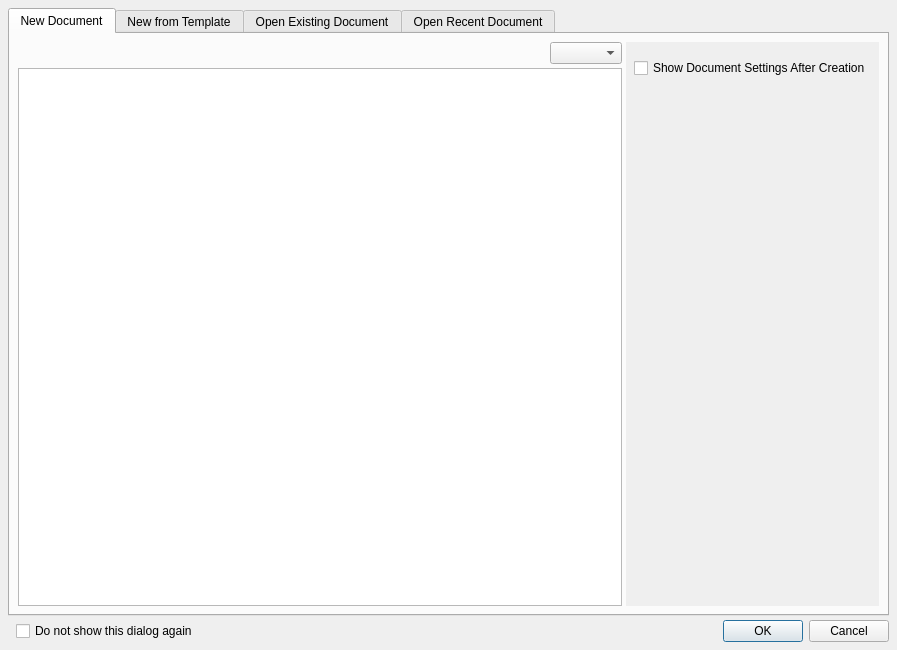
<?xml version="1.0" encoding="UTF-8"?>
<ui version="4.0">
 <class>newDocDialog</class>
 <widget class="QDialog" name="newDocDialog">
  <property name="geometry">
   <rect>
    <x>0</x>
    <y>0</y>
    <width>897</width>
    <height>650</height>
   </rect>
  </property>
  <property name="windowTitle">
   <string>Dialog</string>
  </property>
  <layout class="QVBoxLayout" name="verticalLayout">
   <property name="spacing">
    <number>4</number>
   </property>
   <property name="leftMargin">
    <number>8</number>
   </property>
   <property name="topMargin">
    <number>8</number>
   </property>
   <property name="rightMargin">
    <number>8</number>
   </property>
   <property name="bottomMargin">
    <number>8</number>
   </property>
   <item>
    <widget class="QTabWidget" name="tabWidget">
     <property name="currentIndex">
      <number>0</number>
     </property>
     <property name="tabBarAutoHide">
      <bool>true</bool>
     </property>
     <widget class="QWidget" name="tab">
      <attribute name="title">
       <string>New Document</string>
      </attribute>
      <layout class="QHBoxLayout" name="horizontalLayout_7">
       <property name="spacing">
        <number>4</number>
       </property>
       <property name="leftMargin">
        <number>8</number>
       </property>
       <property name="topMargin">
        <number>8</number>
       </property>
       <property name="rightMargin">
        <number>8</number>
       </property>
       <property name="bottomMargin">
        <number>8</number>
       </property>
       <item>
        <layout class="QVBoxLayout" name="verticalLayout_5">
         <property name="spacing">
          <number>4</number>
         </property>
         <item>
          <layout class="QHBoxLayout" name="horizontalLayout_8">
           <property name="spacing">
            <number>4</number>
           </property>
           <item>
            <widget class="PageSizeSelector" name="pageSizeSelector" native="true">
             <property name="toolTip">
              <string>Page preset categories</string>
             </property>
            </widget>
           </item>
           <item>
            <spacer name="horizontalSpacer_4">
             <property name="orientation">
              <enum>Qt::Orientation::Horizontal</enum>
             </property>
             <property name="sizeHint" stdset="0">
              <size>
               <width>16</width>
               <height>0</height>
              </size>
             </property>
            </spacer>
           </item>
           <item>
            <widget class="QComboBox" name="comboSortSizes">
             <property name="toolTip">
              <string>Sort page list</string>
             </property>
            </widget>
           </item>
          </layout>
         </item>
         <item>
          <widget class="PageSizeList" name="listPageFormats"/>
         </item>
        </layout>
       </item>
       <item>
        <widget class="QScrollArea" name="scrollArea">
         <property name="sizePolicy">
          <sizepolicy hsizetype="Preferred" vsizetype="Expanding">
           <horstretch>0</horstretch>
           <verstretch>0</verstretch>
          </sizepolicy>
         </property>
         <property name="frameShape">
          <enum>QFrame::Shape::NoFrame</enum>
         </property>
         <property name="sizeAdjustPolicy">
          <enum>QAbstractScrollArea::SizeAdjustPolicy::AdjustToContents</enum>
         </property>
         <property name="widgetResizable">
          <bool>true</bool>
         </property>
         <widget class="QWidget" name="scrollAreaWidgetContents">
          <property name="geometry">
           <rect>
            <x>0</x>
            <y>0</y>
            <width>267</width>
            <height>564</height>
           </rect>
          </property>
          <layout class="QVBoxLayout" name="verticalLayout_7">
           <property name="spacing">
            <number>0</number>
           </property>
           <property name="leftMargin">
            <number>0</number>
           </property>
           <property name="topMargin">
            <number>0</number>
           </property>
           <property name="rightMargin">
            <number>0</number>
           </property>
           <property name="bottomMargin">
            <number>8</number>
           </property>
           <item>
            <widget class="SectionContainer" name="sectionPreview">
             <property name="title" stdset="0">
              <string>Preview</string>
             </property>
             <widget class="QWidget" name="page_5">
              <layout class="QVBoxLayout" name="verticalLayout_4">
               <property name="spacing">
                <number>0</number>
               </property>
               <property name="leftMargin">
                <number>0</number>
               </property>
               <property name="topMargin">
                <number>0</number>
               </property>
               <property name="rightMargin">
                <number>0</number>
               </property>
               <property name="bottomMargin">
                <number>0</number>
               </property>
               <item>
                <widget class="PageSizePreview" name="pagePreview" native="true">
                 <property name="minimumSize">
                  <size>
                   <width>120</width>
                   <height>120</height>
                  </size>
                 </property>
                </widget>
               </item>
              </layout>
             </widget>
            </widget>
           </item>
           <item>
            <widget class="SectionContainer" name="sectionDocument">
             <property name="title" stdset="0">
              <string>Document</string>
             </property>
             <widget class="QWidget" name="page">
              <layout class="QVBoxLayout" name="verticalLayout_6">
               <property name="spacing">
                <number>4</number>
               </property>
               <property name="leftMargin">
                <number>8</number>
               </property>
               <property name="topMargin">
                <number>8</number>
               </property>
               <property name="rightMargin">
                <number>8</number>
               </property>
               <property name="bottomMargin">
                <number>8</number>
               </property>
               <item>
                <layout class="QGridLayout" name="gridLayout">
                 <item row="0" column="3">
                  <widget class="QComboBox" name="unitOfMeasureComboBox"/>
                 </item>
                 <item row="0" column="4">
                  <spacer name="horizontalSpacer_8">
                   <property name="orientation">
                    <enum>Qt::Orientation::Horizontal</enum>
                   </property>
                   <property name="sizeHint" stdset="0">
                    <size>
                     <width>0</width>
                     <height>0</height>
                    </size>
                   </property>
                  </spacer>
                 </item>
                 <item row="0" column="2">
                  <spacer name="horizontalSpacer_5">
                   <property name="orientation">
                    <enum>Qt::Orientation::Horizontal</enum>
                   </property>
                   <property name="sizeType">
                    <enum>QSizePolicy::Policy::Fixed</enum>
                   </property>
                   <property name="sizeHint" stdset="0">
                    <size>
                     <width>16</width>
                     <height>0</height>
                    </size>
                   </property>
                  </spacer>
                 </item>
                 <item row="1" column="1">
                  <widget class="ScrSpinBox" name="heightSpinBox"/>
                 </item>
                 <item row="0" column="1">
                  <widget class="ScrSpinBox" name="widthSpinBox"/>
                 </item>
                 <item row="1" column="0">
                  <widget class="QLabel" name="label_2">
                   <property name="text">
                    <string>&amp;H:</string>
                   </property>
                   <property name="alignment">
                    <set>Qt::AlignmentFlag::AlignRight|Qt::AlignmentFlag::AlignTrailing|Qt::AlignmentFlag::AlignVCenter</set>
                   </property>
                   <property name="buddy">
                    <cstring>heightSpinBox</cstring>
                   </property>
                  </widget>
                 </item>
                 <item row="0" column="0">
                  <widget class="QLabel" name="label">
                   <property name="text">
                    <string>&amp;W:</string>
                   </property>
                   <property name="alignment">
                    <set>Qt::AlignmentFlag::AlignRight|Qt::AlignmentFlag::AlignTrailing|Qt::AlignmentFlag::AlignVCenter</set>
                   </property>
                   <property name="buddy">
                    <cstring>widthSpinBox</cstring>
                   </property>
                  </widget>
                 </item>
                </layout>
               </item>
               <item>
                <layout class="QHBoxLayout" name="horizontalLayout_12" stretch="0,0,0,0,0,1">
                 <item>
                  <widget class="FormWidget" name="pageCountLabel">
                   <property name="sizePolicy">
                    <sizepolicy hsizetype="Preferred" vsizetype="Minimum">
                     <horstretch>0</horstretch>
                     <verstretch>0</verstretch>
                    </sizepolicy>
                   </property>
                   <property name="label" stdset="0">
                    <string>Pages</string>
                   </property>
                   <layout class="QHBoxLayout" name="horizontalLayout_2">
                    <property name="leftMargin">
                     <number>0</number>
                    </property>
                    <property name="topMargin">
                     <number>0</number>
                    </property>
                    <property name="rightMargin">
                     <number>0</number>
                    </property>
                    <property name="bottomMargin">
                     <number>0</number>
                    </property>
                    <item>
                     <widget class="QSpinBox" name="pageCountSpinBox"/>
                    </item>
                   </layout>
                  </widget>
                 </item>
                 <item>
                  <spacer name="horizontalSpacer_10">
                   <property name="orientation">
                    <enum>Qt::Orientation::Horizontal</enum>
                   </property>
                   <property name="sizeType">
                    <enum>QSizePolicy::Policy::Fixed</enum>
                   </property>
                   <property name="sizeHint" stdset="0">
                    <size>
                     <width>16</width>
                     <height>0</height>
                    </size>
                   </property>
                  </spacer>
                 </item>
                 <item>
                  <widget class="FormWidget" name="orientationLabel">
                   <property name="sizePolicy">
                    <sizepolicy hsizetype="Preferred" vsizetype="Minimum">
                     <horstretch>0</horstretch>
                     <verstretch>0</verstretch>
                    </sizepolicy>
                   </property>
                   <property name="label" stdset="0">
                    <string>Orientation</string>
                   </property>
                   <layout class="QHBoxLayout" name="horizontalLayout_4">
                    <property name="spacing">
                     <number>4</number>
                    </property>
                    <property name="leftMargin">
                     <number>0</number>
                    </property>
                    <property name="topMargin">
                     <number>0</number>
                    </property>
                    <property name="rightMargin">
                     <number>0</number>
                    </property>
                    <property name="bottomMargin">
                     <number>0</number>
                    </property>
                    <item>
                     <spacer name="horizontalSpacer_3">
                      <property name="orientation">
                       <enum>Qt::Orientation::Horizontal</enum>
                      </property>
                      <property name="sizeHint" stdset="0">
                       <size>
                        <width>0</width>
                        <height>0</height>
                       </size>
                      </property>
                     </spacer>
                    </item>
                    <item>
                     <widget class="QToolButton" name="buttonVertical">
                      <property name="text">
                       <string/>
                      </property>
                      <property name="checkable">
                       <bool>true</bool>
                      </property>
                      <property name="checked">
                       <bool>true</bool>
                      </property>
                      <property name="autoExclusive">
                       <bool>true</bool>
                      </property>
                     </widget>
                    </item>
                    <item>
                     <widget class="QToolButton" name="buttonHorizontal">
                      <property name="text">
                       <string/>
                      </property>
                      <property name="checkable">
                       <bool>true</bool>
                      </property>
                      <property name="autoExclusive">
                       <bool>true</bool>
                      </property>
                     </widget>
                    </item>
                    <item>
                     <spacer name="horizontalSpacer_9">
                      <property name="orientation">
                       <enum>Qt::Orientation::Horizontal</enum>
                      </property>
                      <property name="sizeHint" stdset="0">
                       <size>
                        <width>0</width>
                        <height>0</height>
                       </size>
                      </property>
                     </spacer>
                    </item>
                   </layout>
                  </widget>
                 </item>
                 <item>
                  <spacer name="horizontalSpacer_7">
                   <property name="orientation">
                    <enum>Qt::Orientation::Horizontal</enum>
                   </property>
                   <property name="sizeType">
                    <enum>QSizePolicy::Policy::Fixed</enum>
                   </property>
                   <property name="sizeHint" stdset="0">
                    <size>
                     <width>16</width>
                     <height>0</height>
                    </size>
                   </property>
                  </spacer>
                 </item>
                 <item>
                  <widget class="FormWidget" name="pageLayoutLabel">
                   <property name="sizePolicy">
                    <sizepolicy hsizetype="Preferred" vsizetype="Minimum">
                     <horstretch>0</horstretch>
                     <verstretch>0</verstretch>
                    </sizepolicy>
                   </property>
                   <property name="label" stdset="0">
                    <string>Layout</string>
                   </property>
                   <layout class="QHBoxLayout" name="horizontalLayout_9">
                    <property name="leftMargin">
                     <number>0</number>
                    </property>
                    <property name="topMargin">
                     <number>0</number>
                    </property>
                    <property name="rightMargin">
                     <number>0</number>
                    </property>
                    <property name="bottomMargin">
                     <number>0</number>
                    </property>
                    <item>
                     <layout class="QHBoxLayout" name="horizontalLayout_10">
                      <item>
                       <widget class="QToolButton" name="buttonSinglePage">
                        <property name="text">
                         <string/>
                        </property>
                        <property name="checkable">
                         <bool>true</bool>
                        </property>
                       </widget>
                      </item>
                      <item>
                       <widget class="QToolButton" name="buttonDoublePageLeft">
                        <property name="text">
                         <string/>
                        </property>
                        <property name="checkable">
                         <bool>true</bool>
                        </property>
                       </widget>
                      </item>
                      <item>
                       <widget class="QToolButton" name="buttonDoublePageRight">
                        <property name="text">
                         <string/>
                        </property>
                        <property name="checkable">
                         <bool>true</bool>
                        </property>
                       </widget>
                      </item>
                      <item>
                       <widget class="QToolButton" name="buttonLTRBinding">
                        <property name="text">
                         <string/>
                        </property>
                        <property name="checkable">
                         <bool>true</bool>
                        </property>
                       </widget>
                      </item>
                      <item>
                       <widget class="QToolButton" name="buttonRTLBinding">
                        <property name="text">
                         <string/>
                        </property>
                        <property name="checkable">
                         <bool>true</bool>
                        </property>
                       </widget>
                      </item>
                     </layout>
                    </item>
                   </layout>
                  </widget>
                 </item>
                 <item>
                  <spacer name="horizontalSpacer_6">
                   <property name="orientation">
                    <enum>Qt::Orientation::Horizontal</enum>
                   </property>
                   <property name="sizeHint" stdset="0">
                    <size>
                     <width>0</width>
                     <height>0</height>
                    </size>
                   </property>
                  </spacer>
                 </item>
                </layout>
               </item>
              </layout>
             </widget>
            </widget>
           </item>
           <item>
            <widget class="SectionContainer" name="sectionMargins">
             <property name="title" stdset="0">
              <string>Margins</string>
             </property>
             <widget class="QWidget" name="page_2">
              <layout class="QVBoxLayout" name="verticalLayout_8">
               <property name="spacing">
                <number>4</number>
               </property>
               <property name="leftMargin">
                <number>8</number>
               </property>
               <property name="topMargin">
                <number>8</number>
               </property>
               <property name="rightMargin">
                <number>8</number>
               </property>
               <property name="bottomMargin">
                <number>8</number>
               </property>
               <item>
                <widget class="NewMarginWidget" name="marginGroup" native="true"/>
               </item>
              </layout>
             </widget>
            </widget>
           </item>
           <item>
            <widget class="SectionContainer" name="sectionBleeds">
             <property name="title" stdset="0">
              <string>Bleeds</string>
             </property>
             <widget class="QWidget" name="page_3">
              <layout class="QVBoxLayout" name="verticalLayout_9">
               <property name="spacing">
                <number>4</number>
               </property>
               <property name="leftMargin">
                <number>8</number>
               </property>
               <property name="topMargin">
                <number>8</number>
               </property>
               <property name="rightMargin">
                <number>8</number>
               </property>
               <property name="bottomMargin">
                <number>8</number>
               </property>
               <item>
                <widget class="NewMarginWidget" name="bleedGroup" native="true"/>
               </item>
              </layout>
             </widget>
            </widget>
           </item>
           <item>
            <widget class="SectionContainer" name="sectionTextFrame">
             <property name="title" stdset="0">
              <string>Text Frame</string>
             </property>
             <property name="isCollapsed">
              <bool>false</bool>
             </property>
             <widget class="QWidget" name="page_4">
              <layout class="QVBoxLayout" name="verticalLayout_10">
               <property name="spacing">
                <number>4</number>
               </property>
               <property name="leftMargin">
                <number>8</number>
               </property>
               <property name="topMargin">
                <number>8</number>
               </property>
               <property name="rightMargin">
                <number>8</number>
               </property>
               <property name="bottomMargin">
                <number>8</number>
               </property>
               <item>
                <widget class="QCheckBox" name="autoTextFrame">
                 <property name="text">
                  <string>&amp;Automatic Text Frame</string>
                 </property>
                </widget>
               </item>
               <item>
                <layout class="QHBoxLayout" name="horizontalLayout_3">
                 <item>
                  <widget class="FormWidget" name="labelColumns">
                   <property name="sizePolicy">
                    <sizepolicy hsizetype="Preferred" vsizetype="Minimum">
                     <horstretch>0</horstretch>
                     <verstretch>0</verstretch>
                    </sizepolicy>
                   </property>
                   <property name="label" stdset="0">
                    <string>Columns</string>
                   </property>
                   <layout class="QHBoxLayout" name="horizontalLayout_5">
                    <property name="leftMargin">
                     <number>0</number>
                    </property>
                    <property name="topMargin">
                     <number>0</number>
                    </property>
                    <property name="rightMargin">
                     <number>0</number>
                    </property>
                    <property name="bottomMargin">
                     <number>0</number>
                    </property>
                    <item>
                     <widget class="QSpinBox" name="numberOfCols"/>
                    </item>
                   </layout>
                  </widget>
                 </item>
                 <item>
                  <widget class="FormWidget" name="labelGap">
                   <property name="sizePolicy">
                    <sizepolicy hsizetype="Preferred" vsizetype="Minimum">
                     <horstretch>0</horstretch>
                     <verstretch>0</verstretch>
                    </sizepolicy>
                   </property>
                   <property name="label" stdset="0">
                    <string>Gap</string>
                   </property>
                   <layout class="QHBoxLayout" name="horizontalLayout_6">
                    <property name="leftMargin">
                     <number>0</number>
                    </property>
                    <property name="topMargin">
                     <number>0</number>
                    </property>
                    <property name="rightMargin">
                     <number>0</number>
                    </property>
                    <property name="bottomMargin">
                     <number>0</number>
                    </property>
                    <item>
                     <widget class="ScrSpinBox" name="Distance"/>
                    </item>
                   </layout>
                  </widget>
                 </item>
                 <item>
                  <spacer name="horizontalSpacer">
                   <property name="orientation">
                    <enum>Qt::Orientation::Horizontal</enum>
                   </property>
                   <property name="sizeHint" stdset="0">
                    <size>
                     <width>0</width>
                     <height>0</height>
                    </size>
                   </property>
                  </spacer>
                 </item>
                </layout>
               </item>
              </layout>
             </widget>
            </widget>
           </item>
           <item>
            <spacer name="verticalSpacer_2">
             <property name="orientation">
              <enum>Qt::Orientation::Vertical</enum>
             </property>
             <property name="sizeType">
              <enum>QSizePolicy::Policy::Fixed</enum>
             </property>
             <property name="sizeHint" stdset="0">
              <size>
               <width>0</width>
               <height>16</height>
              </size>
             </property>
            </spacer>
           </item>
           <item>
            <layout class="QHBoxLayout" name="horizontalLayout_15">
             <property name="leftMargin">
              <number>8</number>
             </property>
             <property name="rightMargin">
              <number>8</number>
             </property>
             <item>
              <widget class="QCheckBox" name="startDocSetup">
               <property name="text">
                <string>Show Document Settings After Creation</string>
               </property>
              </widget>
             </item>
            </layout>
           </item>
           <item>
            <spacer name="spacerBottom">
             <property name="orientation">
              <enum>Qt::Orientation::Vertical</enum>
             </property>
             <property name="sizeHint" stdset="0">
              <size>
               <width>0</width>
               <height>0</height>
              </size>
             </property>
            </spacer>
           </item>
          </layout>
         </widget>
        </widget>
       </item>
      </layout>
     </widget>
     <widget class="QWidget" name="tab_2">
      <attribute name="title">
       <string>New from Template</string>
      </attribute>
      <layout class="QVBoxLayout" name="verticalLayout_2">
       <property name="spacing">
        <number>4</number>
       </property>
       <property name="leftMargin">
        <number>8</number>
       </property>
       <property name="topMargin">
        <number>8</number>
       </property>
       <property name="rightMargin">
        <number>8</number>
       </property>
       <property name="bottomMargin">
        <number>8</number>
       </property>
       <item>
        <widget class="nftwidget" name="nftGui" native="true"/>
       </item>
      </layout>
     </widget>
     <widget class="QWidget" name="tab_3">
      <attribute name="title">
       <string>Open Existing Document</string>
      </attribute>
     </widget>
     <widget class="QWidget" name="tab_4">
      <attribute name="title">
       <string>Open Recent Document</string>
      </attribute>
      <layout class="QVBoxLayout" name="verticalLayout_3">
       <property name="spacing">
        <number>4</number>
       </property>
       <property name="leftMargin">
        <number>8</number>
       </property>
       <property name="topMargin">
        <number>8</number>
       </property>
       <property name="rightMargin">
        <number>8</number>
       </property>
       <property name="bottomMargin">
        <number>8</number>
       </property>
       <item>
        <widget class="QListWidget" name="recentDocListBox"/>
       </item>
      </layout>
     </widget>
    </widget>
   </item>
   <item>
    <layout class="QHBoxLayout" name="horizontalLayout">
     <property name="spacing">
      <number>4</number>
     </property>
     <property name="leftMargin">
      <number>8</number>
     </property>
     <item>
      <widget class="QCheckBox" name="startUpDialog">
       <property name="text">
        <string>Do not show this dialog again</string>
       </property>
      </widget>
     </item>
     <item>
      <widget class="QDialogButtonBox" name="buttonBox">
       <property name="orientation">
        <enum>Qt::Orientation::Horizontal</enum>
       </property>
       <property name="standardButtons">
        <set>QDialogButtonBox::StandardButton::Cancel|QDialogButtonBox::StandardButton::Ok</set>
       </property>
      </widget>
     </item>
    </layout>
   </item>
  </layout>
 </widget>
 <customwidgets>
  <customwidget>
   <class>FormWidget</class>
   <extends>QWidget</extends>
   <header>ui/widgets/form_widget.h</header>
   <container>1</container>
  </customwidget>
  <customwidget>
   <class>SectionContainer</class>
   <extends>QWidget</extends>
   <header>ui/widgets/section_container.h</header>
   <addpagemethod>setWidget</addpagemethod>
   <container>1</container>
  </customwidget>
  <customwidget>
   <class>ScrSpinBox</class>
   <extends>QDoubleSpinBox</extends>
   <header>ui/scrspinbox.h</header>
  </customwidget>
  <customwidget>
   <class>NewMarginWidget</class>
   <extends>QWidget</extends>
   <header>ui/newmarginwidget.h</header>
   <container>1</container>
  </customwidget>
  <customwidget>
   <class>PageSizeList</class>
   <extends>QListWidget</extends>
   <header>ui/widgets/pagesizelist.h</header>
  </customwidget>
  <customwidget>
   <class>nftwidget</class>
   <extends>QWidget</extends>
   <header>ui/nftwidget.h</header>
   <container>1</container>
  </customwidget>
  <customwidget>
   <class>PageSizePreview</class>
   <extends>QWidget</extends>
   <header>ui/widgets/pagesizepreview.h</header>
   <container>1</container>
  </customwidget>
  <customwidget>
   <class>PageSizeSelector</class>
   <extends>QWidget</extends>
   <header>ui/widgets/pagesizeselector.h</header>
   <container>1</container>
  </customwidget>
 </customwidgets>
 <tabstops>
  <tabstop>tabWidget</tabstop>
  <tabstop>comboSortSizes</tabstop>
  <tabstop>listPageFormats</tabstop>
  <tabstop>scrollArea</tabstop>
  <tabstop>widthSpinBox</tabstop>
  <tabstop>unitOfMeasureComboBox</tabstop>
  <tabstop>heightSpinBox</tabstop>
  <tabstop>pageCountSpinBox</tabstop>
  <tabstop>buttonVertical</tabstop>
  <tabstop>buttonHorizontal</tabstop>
  <tabstop>autoTextFrame</tabstop>
  <tabstop>numberOfCols</tabstop>
  <tabstop>Distance</tabstop>
  <tabstop>startDocSetup</tabstop>
  <tabstop>startUpDialog</tabstop>
  <tabstop>recentDocListBox</tabstop>
 </tabstops>
 <resources/>
 <connections>
  <connection>
   <sender>buttonBox</sender>
   <signal>accepted()</signal>
   <receiver>newDocDialog</receiver>
   <slot>accept()</slot>
   <hints>
    <hint type="sourcelabel">
     <x>248</x>
     <y>254</y>
    </hint>
    <hint type="destinationlabel">
     <x>157</x>
     <y>274</y>
    </hint>
   </hints>
  </connection>
  <connection>
   <sender>buttonBox</sender>
   <signal>rejected()</signal>
   <receiver>newDocDialog</receiver>
   <slot>reject()</slot>
   <hints>
    <hint type="sourcelabel">
     <x>316</x>
     <y>260</y>
    </hint>
    <hint type="destinationlabel">
     <x>286</x>
     <y>274</y>
    </hint>
   </hints>
  </connection>
 </connections>
</ui>
